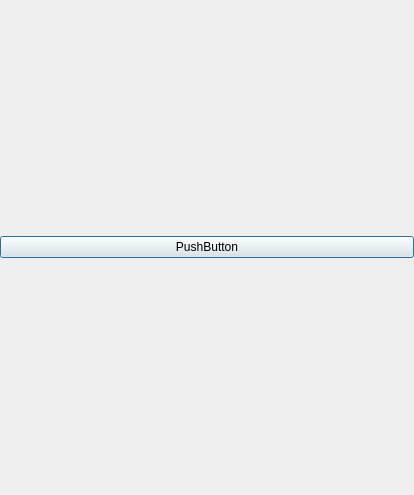
<?xml version="1.0" encoding="UTF-8"?>
<ui version="4.0">
 <class>LoginDialog</class>
 <widget class="QDialog" name="LoginDialog">
  <property name="geometry">
   <rect>
    <x>0</x>
    <y>0</y>
    <width>414</width>
    <height>495</height>
   </rect>
  </property>
  <property name="windowTitle">
   <string/>
  </property>
  <layout class="QVBoxLayout" name="containerLayout">
   <property name="spacing">
    <number>0</number>
   </property>
   <property name="leftMargin">
    <number>0</number>
   </property>
   <property name="topMargin">
    <number>0</number>
   </property>
   <property name="rightMargin">
    <number>0</number>
   </property>
   <property name="bottomMargin">
    <number>0</number>
   </property>
   <item>
    <widget class="QPushButton" name="pushButton">
     <property name="text">
      <string>PushButton</string>
     </property>
    </widget>
   </item>
  </layout>
 </widget>
 <resources/>
 <connections/>
</ui>
